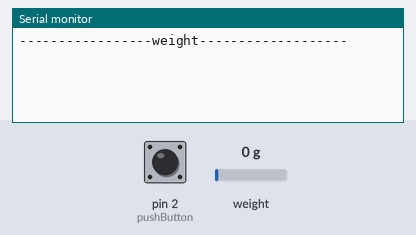
Bench run of a sketch on a simulated Arduino Uno, built with avr-gcc and run on an emulated ATmega328P. Shown: the last lines printed to the serial monitor. The test bench sets the inputs (shaded band); at power-on: weight on the scale 0 g, pin 2 (pushButton) LOW.

Above: at 2.2 s.
2.3 s: weight on the scale set to 100 g
At 3.5 s:
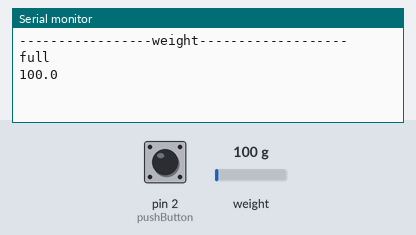
4.5 s: weight on the scale set to 1250 g
At 5.3 s:
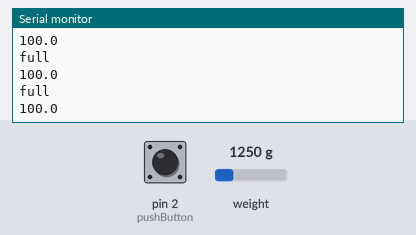

Measured:
- after the input at 2.3 s, the serial monitor: prints a new line after 0.70 s (image 1)

The sketch:

loadcell_sw.ino
```cpp
#include "HX711.h"             //로드셀 헤더
HX711 scale(A2, A3); // DOUT, SCK]      //로드셀

int pushButton = 2;        //버튼

void setup()
{
  Serial.begin(9600);         //시리얼 모니터
  scale.set_scale(-523.5); //// 로드셀 영점 조정
  scale.tare();       //로드셀

   pinMode(pushButton, INPUT);      //버튼 INPUT
   Serial.println("-----------------weight-------------------");
}

void loop() {

 int sw = digitalRead(pushButton);     //버튼

 float a = scale.get_units(); // 아날로그 0번핀에 연결된 압력센서의 값을 측정합니다.
  boolean b = 0;
  float sum = 0; // 합
  float ave; // 평균

  if(!b) {
    for(int i =0; i<40; i++)
    {
      sum = sum + a; // SUM에 압력센서값 더하기
      delay(10); // 0.1초 지연
    }
   ave = sum/40;  // 평균값 구하기
  }
   if(66.6<=ave & ave<69){       //약먹기전
    Serial.println("sun");
    Serial.println("no");
    Serial.println(ave,1);
    delay(100);
    }
   else if(69<=ave & ave<70) {               //약통을 먹기위해 들었을때 & 약통open
         Serial.println("sat");
         Serial.println(ave,1);
         delay(100);
        }
   else if(70<=ave & ave<71) {               //약통을 먹기위해 들었을때 & 약통open
        Serial.println("fri");
        Serial.println(ave,1);
        delay(100);
        }
   else if(71<=ave & ave<72) {               //약통을 먹기위해 들었을때 & 약통open
         Serial.println("thr");
         Serial.println(ave,1);
         delay(100);
         }
   else if(72<=ave & ave<73) {               //약통을 먹기위해 들었을때 & 약통open
        Serial.println("wen");
        Serial.println(ave,1);
        delay(100);
        }
   else if(73<=ave & ave<74) {               //약통을 먹기위해 들었을때 & 약통open
         Serial.println("tue");
         Serial.println(ave,1);
         delay(100);
        }
   else if(74<=ave & ave<75.4) {               //약통을 먹기위해 들었을때 & 약통open
         Serial.println("mon");
         Serial.println(ave,1);
        delay(100);
        }
   else if(75.4<=ave){               //약통을 먹기위해 들었을때 & 약통open
         Serial.println("full");
         Serial.println(ave,1);
         delay(100);
        }
}
```
